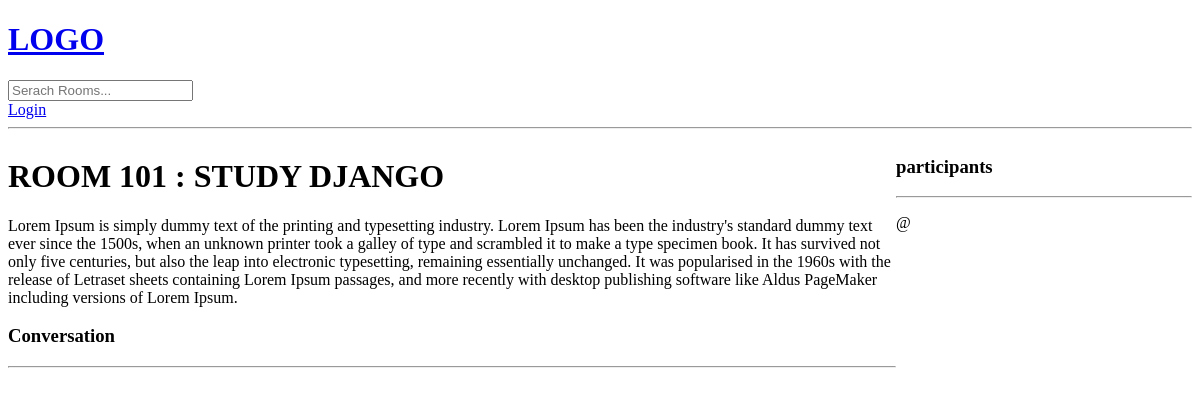
The page /room/1/ on the database as committed earlier.
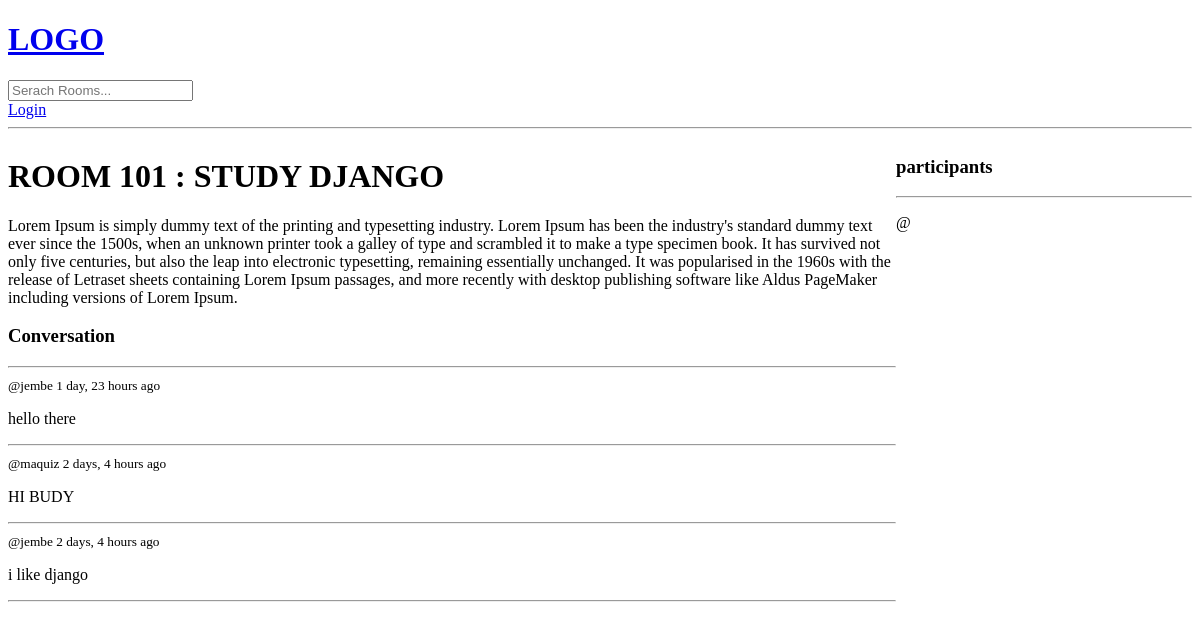
The same page on the database as committed later.
### base/models.py (models this page shows, shortened)
class Room(models.Model):
    host = models.ForeignKey(User, on_delete=models.SET_NULL, null=True)
    topic = models.ForeignKey(Topic, on_delete=models.SET_NULL, null=True)
    name = models.CharField(max_length=200)
    description = models.TextField(null=True,blank=True)
    participants = models.ManyToManyField(User, related_name='participants' ,blank=True)
    updated = models.DateTimeField(auto_now_add=True)
    created = models.DateTimeField(auto_now=True)
    class Meta:
        ordering = ['-updated','-created']

class Message(models.Model):
    user = models.ForeignKey(User, on_delete=models.CASCADE)
    room = models.ForeignKey(Room, on_delete=models.CASCADE)
    body = models.TextField()
    updated = models.DateTimeField(auto_now_add=True)
    created = models.DateTimeField(auto_now=True)
    class Meta:
        ordering = ['-updated','-created']

### base/views.py (the view, shortened to what this page needs)
# urls.py: path('room/<str:pk>/',views.room, name='room'),
def room(request,pk):
    room = Room.objects.get(id=pk)
    room_messages = room.message_set.all()
    participants = room.participants.all()
    context = {
        'room': room,
        'room_messages':room_messages,
        'participants':participants
        }
    return render(request, 'base/room.html', context)

### base/templates/base/room.html (shortened to what this page needs)
{% extends 'main.html' %}
{% block content %}
<div class="room-container">
    <div>
<h1>{{ room.name }}</h1>
<p>{{ room.description }}</p>
<div class="comment-wrapper">
    <h3>Conversation</h3>
    <hr>
    {% for message in room_messages %}
        <small>@{{message.user}} {{ message.created | timesince }} ago</small>
        <p>{{ message.body }}</p>
        <hr>
    {% endfor %}
</div>
</div>
<div>
    <h3>participants</h3>
    <hr>
    <div>
        <p>@{{ user.username }}</p>
    </div>
</div>
</div>
{% endblock %}

### templates/main.html (shortened to what this page needs)
<!DOCTYPE html>
<html lang="en">
<head>
</head>
<body>
    {% include 'navbar.html' %}
    {% block content %}
    {% endblock %}
</body>
</html>

### templates/navbar.html
<a href="/">
    <h1>LOGO</h1>
</a>
<form action="{% url 'home' %}" method="get">
    <input type="text" name="q" placeholder="Serach Rooms...">
</form>
{% if request.user.is_authenticated %}
<p>Hello {{ request.user }}</p>
<a href="{% url 'logout' %}">Logout</a>
{% else %}
<a href="{% url 'login' %}">Login</a>
{% endif %}
<hr>

### base/templates/base/room.html (style rules this page uses)
.room-container { display: grid; grid-template-columns: 3fr 1fr; }

Rows that differ between the two databases and show on the page:
added Message: user "jembe", created "1 day, 23 hours", body "hello there"
added Message: user "maquiz", created "2 days, 4 hours", body "HI BUDY"
added Message: user "jembe", created "2 days, 4 hours", body "i like django"
